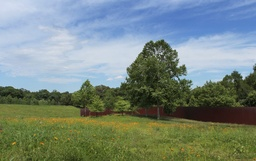
#> input picture IA_NONSUPERVISE/img/imageTravail.jpg, 256 x 161 px, shrunk from 1276 x 800 before the run, found by its file name
$ jupyter execute 6_Clustering_image_practice.ipynb
#> lines starting #> are read from the running program, lines starting #| are printed output that depends on the picture; after the words box and inside, x2 and y2 are one past the last pixel; in counts of white or black regions, pixels touching at a corner belong together; long printed decimals are rounded
# Deconvolusion des images
Kmeans pour classification des images

### Authors:
- Ricardo Vallejo
- Yulia Kalugina
- Emil Davila

[cell 1]
import cv2
import numpy as np
import matplotlib.pyplot as plt

from skimage import io

# 1. Image description

[cell 2]
from PIL import Image

I = Image.open("imageTravail.jpg")
#> I is the input picture: PIL image 256x161 RGB; mean R, G, B 120.1, 135.7, 128.6

a = np.asarray(I,dtype=np.float32)/255
plt.figure(figsize=(12,12))
plt.imshow(a)
plt.axis('off')
plt.show()

[cell 3]
w, h = I.size
#> w = 256; h = 161
colors = I.getcolors(w * h)
#> colors = 15450 items
num_colors = len(colors)
#> num_colors = 15450
num_pixels = w*h
#> num_pixels = 41216

print ('Number of pixels = ', num_pixels)
#| Number of pixels =  41216
print ('Number of colors = ', num_colors)
#| Number of colors =  15450

[cell 4]
print ('w = ', w)
#| w =  256

[cell 5]
print ('h = ', h)
#| h =  161

[cell 6]
x, y, z = a.shape
#> x = 161; y = 256; z = 3
print('a shape ', a.shape)
#| a shape  (161, 256, 3)

[cell 7]
print ('x = ', x)
#| x =  161
print ('y = ', y)
#| y =  256
print ('z = ', z)
#| z =  3

[cell 8]
a1 = a.reshape(x*y,z)
print('a1 shape ', a1.shape)
#| a1 shape  (41216, 3)

### Dimensions with openCV

[cell 9]
# Read the image
image = cv2.imread("imageTravail.jpg")


#Dimension of the original image
rows = image.shape[0]
#> rows = 161
cols = image.shape[1]
#> cols = 256

print ('Number of rows = ', rows)
#| Number of rows =  161
print ('Number of cols = ', cols)
#| Number of cols =  256

# 2. Clustering using Kmeans - Methode 1 scikitlearn

[cell 10]
#Implement k-means clustering to form k clusters
from sklearn.cluster import KMeans

[cell 11]
img=image.reshape((image.shape[1]*image.shape[0],3))

md=[]
for i in range(1,11):
    kmeans=KMeans(n_clusters=i)
    kmeans.fit(img)
    o=kmeans.inertia_
    md.append(o)
#> after the loop, md = [517601981.7, 96547179.6, 60037474.2, 25920041.4, 19372143.8, 19638022, 12922838.6, 10721777.9, 9392174.3, 8776873.4]

print(md)
#| [517601981.681, 96547179.560, 60037474.168, 25920041.383, 19372143.822, 19638021.958, 12922838.567, 10721777.930, 9392174.334, 8776873.407]

## Diagram de Elbow

[cell 12]
plt.plot(list(np.arange(1,11)),md)
plt.show()
#> figure, not shown here; curve peaks at x = 1, y = 517601981.7

# 2.1.  Pour N = 4 Clusters

[cell 13]
# Convert to RGB
# Generally when we are reading images through OpenCV then it reads in BGR format. So We need to convert it from BGR to RGB.

image1 = cv2.cvtColor(image, cv2.COLOR_BGR2RGB)

[cell 14]
#Flatten the image
imageflatten = image1.reshape(rows*cols, 3)
imageflatten.shape
#> Out = (41216, 3)

[cell 15]
N=11
kmeans = KMeans(n_clusters=N)
kmeans.fit(imageflatten)

## 2.1.1. Plotting clusters and centroides

[cell 16]
centroids = kmeans.cluster_centers_
labels= kmeans.labels_

[cell 17]
centroids

[cell 18]
labels

[cell 19]
plt.plot(imageflatten[labels==0,0],imageflatten[labels==0,1],'r.', label='cluster 1')
plt.plot(imageflatten[labels==1,0],imageflatten[labels==1,1],'b.', label='cluster 2')
plt.plot(imageflatten[labels==2,0],imageflatten[labels==2,1],'g.', label='cluster 3')
plt.plot(imageflatten[labels==3,0],imageflatten[labels==3,1],'y.', label='cluster 4')

plt.plot(centroids[:,0],centroids[:,1],'mo',markersize=8, label='centroids')

plt.legend(loc='best')
plt.show()

## 2.1.2.  Pixels pourcentage par cluster

[cell 20]
percent=[]
labelsList=list(labels)
for i in range(len(centroids)):
    j=labelsList.count(i)
    j=j/(len(labelsList))
    percent.append(j)
print(percent)

[cell 21]
plt.pie(percent,colors=np.array(centroids/255),labels=np.arange(len(centroids)))
plt.show()

## 2.2. Transformer l image original en utilisant les values de centrooids

[cell 22]
#Replace each pixel value with its nearby centroid
compressed_image = kmeans.cluster_centers_[kmeans.labels_]
compressed_image = np.clip(compressed_image.astype('uint8'), 0, 255)

#Reshape the image to original dimension
compressed_image2 = compressed_image.reshape(rows, cols, 3)

#Save and display output image
io.imsave('compressed_image_64.png', compressed_image2)
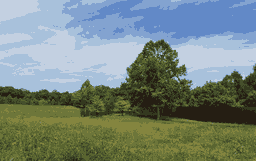
#> saved as compressed_image_64.png: shape (161, 256, 3); mean R, G, B 119.7, 135.1, 128.1
io.imshow(compressed_image2)
io.show()

# 3.  Clustering using Kmeans, masquage et color spaces - OpenCV
Kmeans Clustering for image segmentation

[cell 23]
# https://medium.com/analytics-vidhya/color-separation-in-an-image-using-kmeans-clustering-using-python-f994fa398454
# https://towardsdatascience.com/image-compression-using-k-means-clustering-aa0c91bb0eeb
# https://morioh.com/p/b6763f7527d5
# https://realpython.com/python-opencv-color-spaces/

import cv2
import numpy as np
import matplotlib.pyplot as plt

[cell 24]
## read the image
image = cv2.imread("imageTravail.jpg")
## convert to RGB
image = cv2.cvtColor(image, cv2.COLOR_BGR2RGB)

# 3.1. Clustering avec Kmeans

[cell 25]
## reshape the image to a 2D array of pixels and 3 color values (RGB)
pixel_values = image.reshape((-1, 3))
## convert to float
pixel_values = np.float32(pixel_values)

print(pixel_values.shape)
#| (41216, 3)

[cell 26]
## define stopping criteria
n_iterations = 100
epsilon = 0.2
criteria = (cv2.TERM_CRITERIA_EPS + cv2.TERM_CRITERIA_MAX_ITER, n_iterations, epsilon)

## number of clusters (K)
k = 11
_, labels, (centers) = cv2.kmeans(pixel_values, k, None, criteria, 10, cv2.KMEANS_RANDOM_CENTERS)
#> centers = [[98.74, 137.4, 199.7], [53.78, 58.73, 32.79], [91.61, 102.9, 48.85], [195.6, 209, 225.3], [109.6, 119.4, 58.88], [118.6, 133.7, 124.2], [72.29, 81.99, 45.33], [37.55, 31.62, 19.49], [132.1, 163.9, 209.2], [133.2, 133.4, 62.99], [168.9, 193.7, 220.1]]

## convert back to 8 bit values
centers = np.uint8(centers)
#> centers = [[98, 137, 199], [53, 58, 32], [91, 102, 48], [195, 209, 225], [109, 119, 58], [118, 133, 124], [72, 81, 45], [37, 31, 19], [132, 163, 209], [133, 133, 62], [168, 193, 220]]

## flatten the labels array
labels = labels.flatten()

## convert all pixels to the color of the centroids
segmented_image = centers[labels.flatten()]

## reshape back to the original image dimension
segmented_image = segmented_image.reshape(image.shape)
## show the image
plt.imshow(segmented_image)
plt.show()

# 3.1. Utilisation de masquage de cluster apres Kmeans - Pas bonne resultat

[cell 27]
## disable only the cluster number 2 (turn the pixel into black)
masked_imageX = np.copy(image)
## convert to the shape of a vector of pixel values
masked_imageX = masked_imageX.reshape((-1, 3))
## color (i.e cluster) to disable
cluster = 0
masked_imageX[labels == cluster] = [0, 0, 0]
## convert back to original shape
masked_imageX = masked_imageX.reshape(image.shape)
## show the image
plt.figure(figsize=(12,12))
plt.imshow(masked_imageX)
plt.show()

# Methode 4:
https://realpython.com/python-opencv-color-spaces/

[cell 28]
# HSV and HSL are descriptions of hue, saturation, and brightness/luminance, which are particularly useful for identifying
# contrast in images.

# https://convertingcolors.com/css-gradient/view/00FFFF00E2E200C5C600AAAB008E91007477005A5E004247002C3000091C.html

[cell 29]
# Dans le domaine de HSV
# hsv_nemo = cv2.cvtColor(image, cv2.COLOR_RGB2HSV)

lower_limit = (166, 0, 0)
upper_limit = (255, 255, 255)
mask = cv2.inRange(masked_imageX, lower_limit, upper_limit)
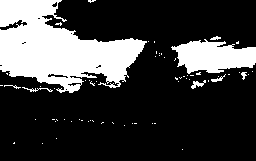
#> mask: shape (161, 256); 24.4% white; 65 white regions (57 under 20 px), largest, box (x1, y1, x2, y2) and area: (0, 0, 147, 93) 7693, (171, 39, 256, 74) 1978, (191, 80, 206, 89) 62
result = cv2.bitwise_and(masked_imageX, masked_imageX, mask=mask)

plt.figure(figsize=(20,20))
plt.subplot(1, 2, 1)
plt.imshow(masked_imageX)
plt.subplot(1, 2, 2)
plt.imshow(result)
plt.show()

[cell 30]
plt.imshow(mask)
plt.show()

[cell 31]
# :)

[cell 32]
# TODO
# Dans le domaine de HSV
# hsv_nemo = cv2.cvtColor(image, cv2.COLOR_RGB2HSV)

[cell 33]
# Autres
from mpl_toolkits.mplot3d import Axes3D
from matplotlib import cm
from matplotlib import colors

## Domain RGB

[cell 34]
image1 = cv2.imread("imageTravail.jpg")
plt.imshow(image1)
plt.show()

image1 = cv2.cvtColor(image1, cv2.COLOR_BGR2RGB)
plt.imshow(image1)
plt.show()

[cell 35]
r, g, b = cv2.split(a)
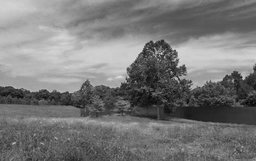
#> r: shape (161, 256) float32; min 0.0157, max 0.855, mean 0.471
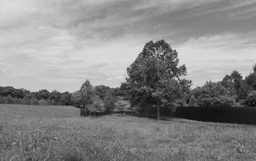
#> g: shape (161, 256) float32; min 0.0392, max 0.898, mean 0.532
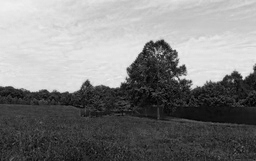
#> b: shape (161, 256) float32; min 0, max 0.941, mean 0.505
fig = plt.figure()
axis = fig.add_subplot(1, 1, 1, projection="3d")

pixel_colors = image1.reshape((np.shape(image1)[0]*np.shape(image1)[1], 3))
norm = colors.Normalize(vmin=-1.,vmax=1.)
norm.autoscale(pixel_colors)
pixel_colors = norm(pixel_colors).tolist()
#> pixel_colors = 41216 items

axis.scatter(r.flatten(), g.flatten(), b.flatten(), facecolors=pixel_colors, marker=".")
axis.set_xlabel("Red")
axis.set_ylabel("Green")
axis.set_zlabel("Blue")
plt.show()
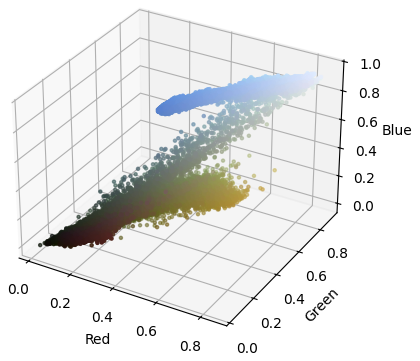
#> figure drawn by matplotlib, 1 panel

## Domaine HSV

[cell 36]
# https://realpython.com/python-opencv-color-spaces/

image2 = cv2.imread("imageTravail.jpg")
plt.imshow(image1)
plt.show()

hsv = cv2.cvtColor(image2, cv2.COLOR_RGB2HSV)
#> hsv: shape (161, 256, 3); mean H, S, V 50.7, 99.6, 153.1
plt.imshow(image2)
plt.show()

[cell 37]
h, s, v = cv2.split(hsv)
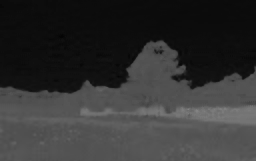
#> h: shape (161, 256); min 4, max 131, mean 50.7
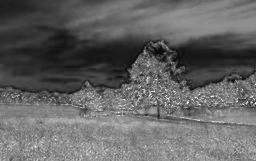
#> s: shape (161, 256); min 8, max 255, mean 99.6
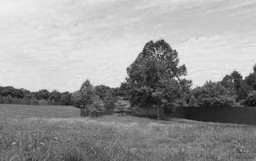
#> v: shape (161, 256); min 11, max 240, mean 153.1
fig = plt.figure()
axis = fig.add_subplot(1, 1, 1, projection="3d")

pixel_colors = image2.reshape((np.shape(image2)[0]*np.shape(image2)[1], 3))
norm = colors.Normalize(vmin=-1.,vmax=1.)
norm.autoscale(pixel_colors)
pixel_colors = norm(pixel_colors).tolist()

axis.scatter(h.flatten(), s.flatten(), v.flatten(), facecolors=pixel_colors, marker=".")
axis.set_xlabel("Hue")
axis.set_ylabel("Saturation")
axis.set_zlabel("Value")
plt.show()
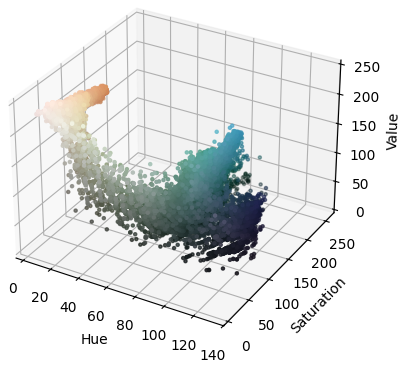
#> figure drawn by matplotlib, 1 panel

$ run again, with IA_NONSUPERVISE/img/pie1.jpg copied over IA_NONSUPERVISE/img/imageTravail.jpg
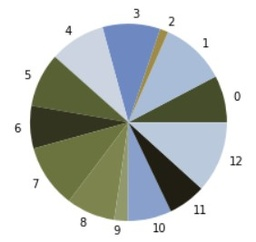
#> input picture IA_NONSUPERVISE/img/pie1.jpg, 256 x 242 px, shrunk from 282 x 267 before the run, found by its file name
#> I is the input picture: PIL image 256x242 RGB; mean R, G, B 189.8, 195.4, 192.6
#> colors = 6898 items
#> num_colors = 6898
#| Number of pixels =  61952
#| Number of colors =  6898
#| w =  256
#| h =  242
#| a shape  (242, 256, 3)
#| x =  242
#| y =  256
#| z =  3
#| a1 shape  (61952, 3)
#| Number of rows =  242
#| Number of cols =  256
#> after the loop `for i in range(1,11):`: md = [1.06e+09, 214187233.3, 79775012.8, 51506215.6, 24562041.5, 18098439.8, 14272994.2, 10606787.2, 9829027.1, 8190912.3]
#| [1057715205.955, 214187233.303, 79775012.813, 51506215.557, 24562041.521, 18098439.768, 14272994.222, 10606787.179, 9829027.080, 8190912.258]
#| (61952, 3)
#> `_, labels, (centers) = cv2.kmeans(pixel_values, k, None, criteria, 10,..`: centers = [[111.1, 136.4, 191.1], [79.27, 87.18, 50.45], [138.5, 160, 201.6], [254.5, 254.6, 254.4], [181.6, 187.3, 184.4], [154.9, 162.2, 156.7], [114.1, 121.8, 71.8], [41.52, 41.79, 26.14], [178.3, 195.1, 217.4], [141.5, 143.9, 107.4], [205.6, 213.1, 224.2]]
#> `centers = np.uint8(centers)`: centers = [[111, 136, 191], [79, 87, 50], [138, 160, 201], [254, 254, 254], [181, 187, 184], [154, 162, 156], [114, 121, 71], [41, 41, 26], [178, 195, 217], [141, 143, 107], [205, 213, 224]]
#> `mask = cv2.inRange(masked_imageX, lower_limit, upper_limit)`:
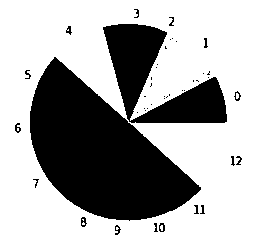
#> mask: shape (242, 256); 65.5% white; 43 black regions (26 under 20 px), largest, box (x1, y1, x2, y2) and area: (30, 57, 201, 221) 15190, (103, 24, 227, 123) 5691, (81, 217, 87, 227) 37
#> pixel_colors = 61952 items
#> hsv: shape (242, 256, 3); mean H, S, V 29.9, 39.8, 202.4
#> `plt.show()`:
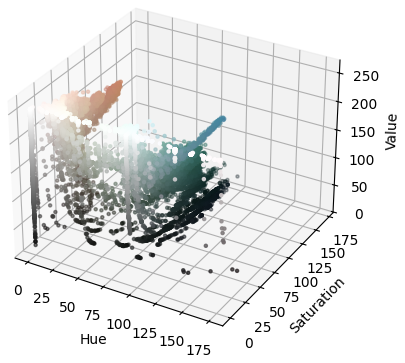
#> figure drawn by matplotlib, 1 panel
